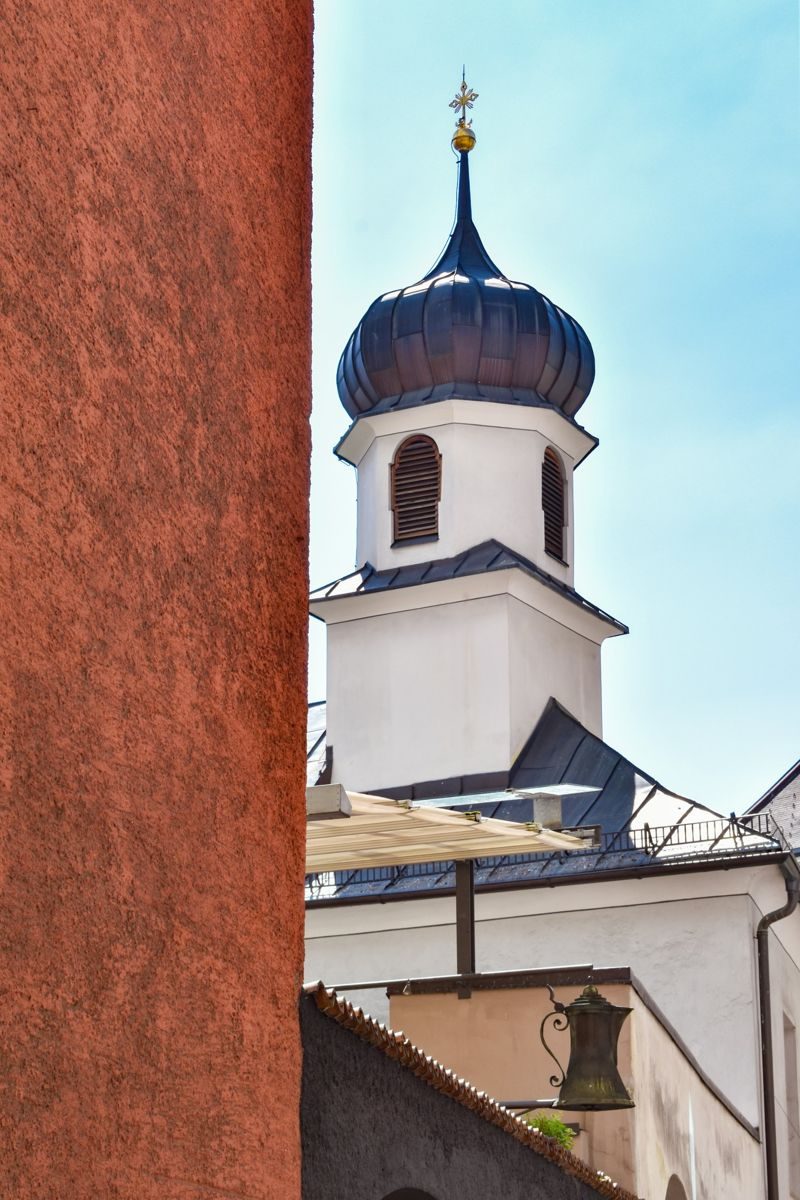
#> input picture images/a10b508c-1563-4b25-b0b9-c34809057e03.jpg, 800 x 1200 px; its folder holds 4 pictures in this run
$ python optimize_images.py
#> lines starting #> are read from the running program, lines starting #| are printed output that depends on the picture
"""Shrink oversized photos in images/ so the live site stays fast.

Runs from .github/workflows/optimize-images.yml whenever images change.
A photo is processed only if it is wider/taller than MAX_SIDE or bigger
than MAX_BYTES. It is resized, compressed, and saved under the SAME
filename, so content that points to it keeps working.
"""
import os
import sys
from pathlib import Path

from PIL import Image, ImageOps

MAX_SIDE = 1600          # px, longest side
MAX_BYTES = 500 * 1024   # leave smaller files alone
JPEG_QUALITY = 82
WEBP_QUALITY = 80
FOLDER = Path("images")


def optimize(path: Path) -> bool:
    before = path.stat().st_size
    with Image.open(path) as im:
#> im is the input picture: PIL image 800x1200 RGB; mean R, G, B 158.7, 138.2, 131.3
        if max(im.size) <= MAX_SIDE and before <= MAX_BYTES:
            return False
        im = ImageOps.exif_transpose(im)          # keep phone photos upright
        im.thumbnail((MAX_SIDE, MAX_SIDE), Image.LANCZOS)
        ext = path.suffix.lower()
        tmp = path.with_name(path.name + ".tmp")
        if ext in (".jpg", ".jpeg"):
            im.convert("RGB").save(tmp, "JPEG", quality=JPEG_QUALITY, optimize=True, progressive=True)
        elif ext == ".webp":
            im.save(tmp, "WEBP", quality=WEBP_QUALITY, method=6)
        elif ext == ".png":
            im.save(tmp, "PNG", optimize=True)
        else:
            return False
    after = tmp.stat().st_size
    if after >= before and max(Image.open(tmp).size) >= max(Image.open(path).size):
        tmp.unlink()                               # no gain, keep original
        return False
    os.replace(tmp, path)
    print(f"{path}: {before // 1024} KB -> {after // 1024} KB")
    return True


def main() -> int:
    changed = [optimize(p) for p in sorted(FOLDER.iterdir())
               if p.suffix.lower() in (".jpg", ".jpeg", ".png", ".webp")]
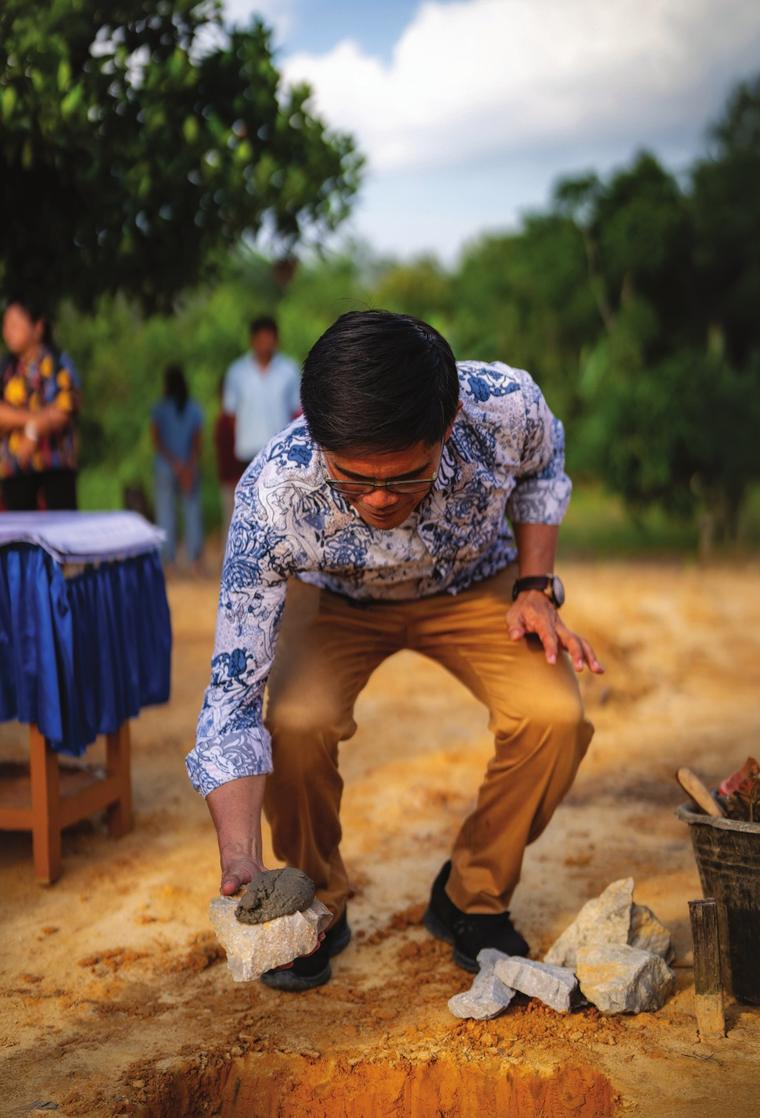
#> input picture images/p01.jpg, 760 x 1118 px
#> in optimize, im is the input picture: PIL image 760x1118 RGB; mean R, G, B 118.9, 98.7, 76.2
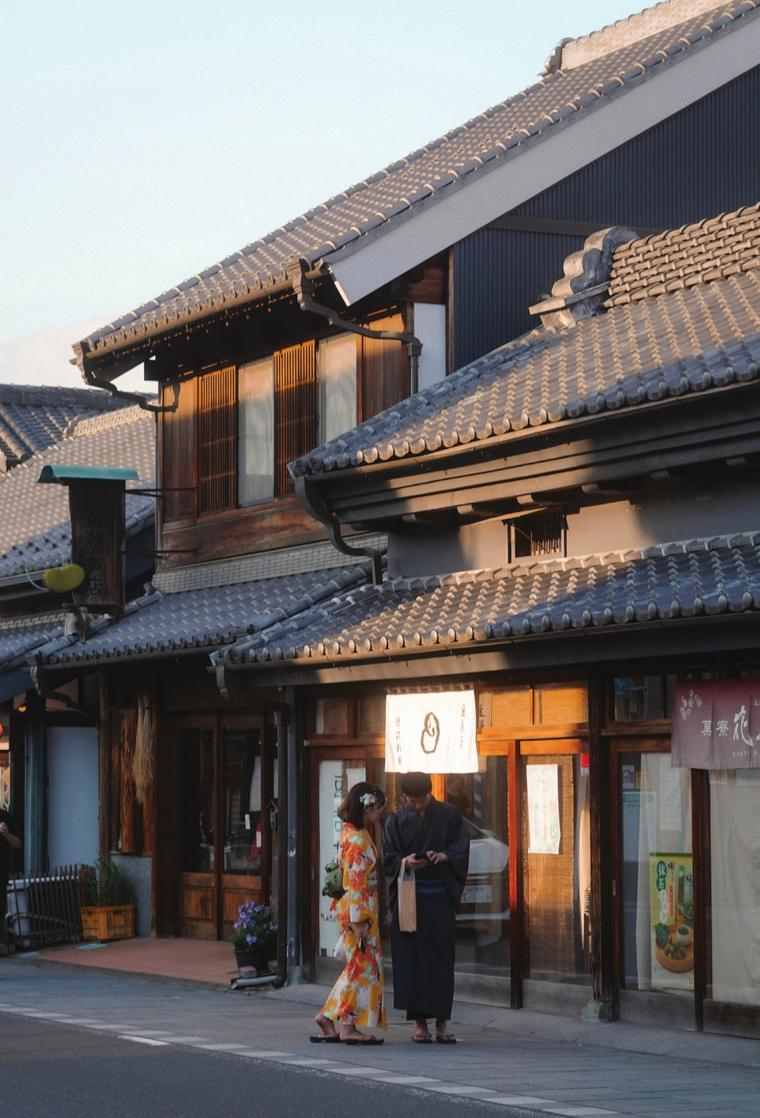
#> input picture images/p02.jpg, 760 x 1118 px
#> in optimize, im is the input picture: PIL image 760x1118 RGB; mean R, G, B 111.6, 106.4, 105.6
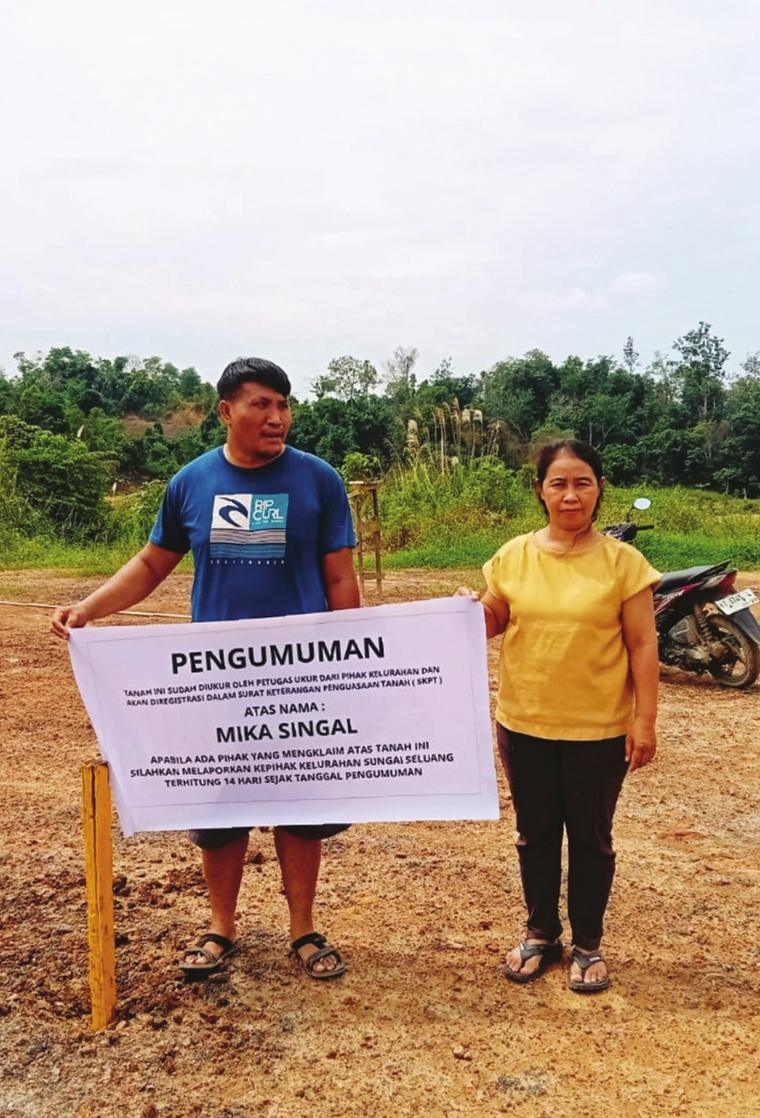
#> input picture images/p03.jpg, 760 x 1118 px
#> in optimize, im is the input picture: PIL image 760x1118 RGB; mean R, G, B 178.3, 158.4, 139.9
    print(f"Optimized {sum(changed)} of {len(changed)} images.")
    return 0


if __name__ == "__main__":
    sys.exit(main())
#> (the program exits here)
